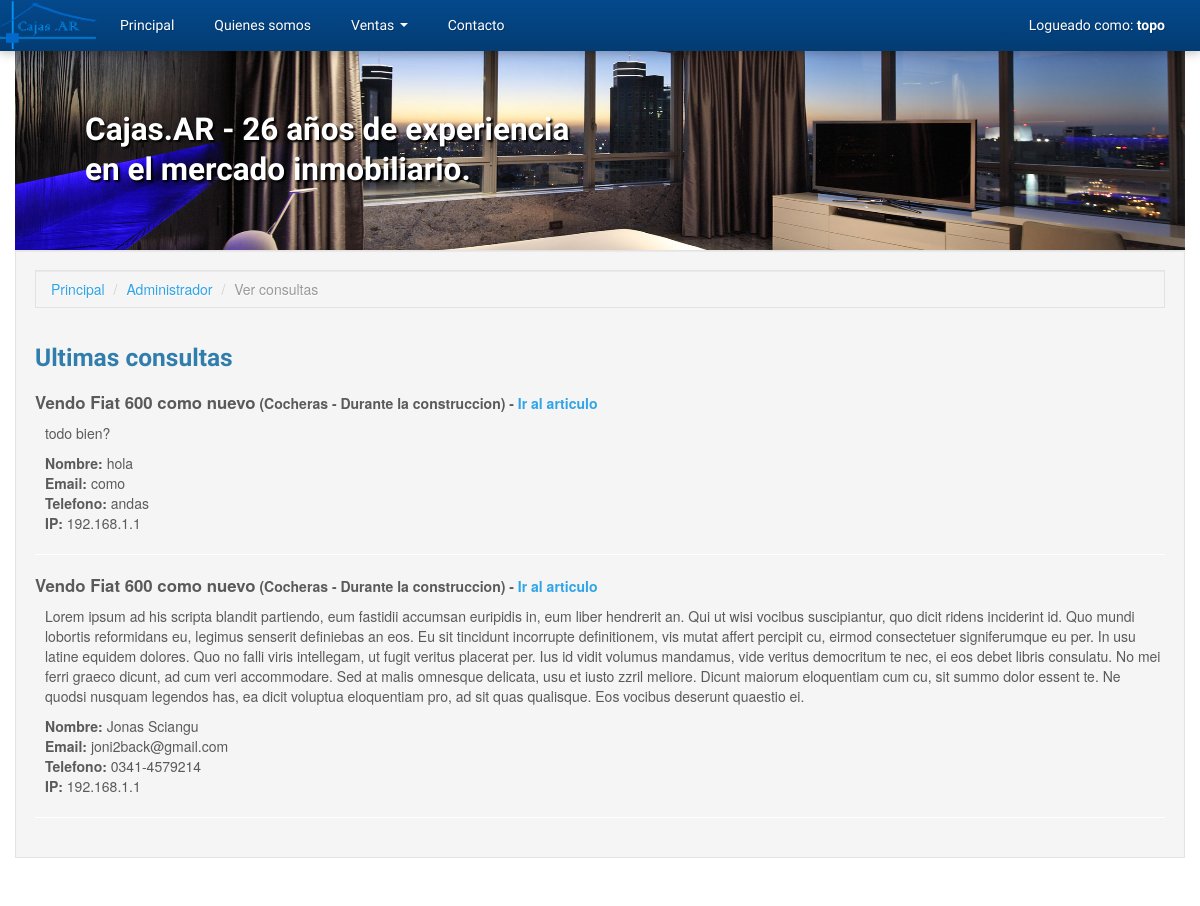
Screenshot of /index.php?page=admin-view-contacts (signed in) with the database file from the repository.
### tables this page shows
CREATE TABLE `consultas` (
  `id_consulta` int(8) NOT NULL AUTO_INCREMENT,
  `id_article` int(8) NOT NULL,
  `name` varchar(64) DEFAULT NULL,
  `email` varchar(64) NOT NULL,
  `phone` varchar(32) DEFAULT NULL,
  `message` text,
  `ip` varchar(15) DEFAULT NULL,
  PRIMARY KEY (`id_consulta`),
  KEY `id_article` (`id_article`),
  CONSTRAINT `id_article` FOREIGN KEY (`id_article`) REFERENCES `articles` (`id_article`) ON DELETE NO ACTION ON UPDATE NO ACTION
);

CREATE TABLE `articles` (
  `id_article` int(8) NOT NULL AUTO_INCREMENT,
  `id_article_category` int(2) NOT NULL,
  `id_article_type` int(2) NOT NULL,
  `id_author` int(2) NOT NULL,
  `title` varchar(128) NOT NULL,
  `description` text,
  `location` varchar(128) DEFAULT NULL,
  `address` varchar(64) DEFAULT NULL,
  `price` float DEFAULT NULL,
  PRIMARY KEY (`id_article`),
  KEY `id_article_category` (`id_article_category`),
  KEY `id_article_type` (`id_article_type`),
  KEY `id_author` (`id_author`),
  CONSTRAINT `id_article_category` FOREIGN KEY (`id_article_category`) REFERENCES `article_categories` (`id_article_category`) ON DELETE NO ACTION ON UPDATE NO ACTION,
  CONSTRAINT `id_article_type` FOREIGN KEY (`id_article_type`) REFERENCES `article_types` (`id_article_type`) ON DELETE NO ACTION ON UPDATE NO ACTION,
  CONSTRAINT `id_author` FOREIGN KEY (`id_author`) REFERENCES `users` (`id_user`) ON DELETE NO ACTION ON UPDATE NO ACTION
);

CREATE TABLE `article_categories` (
  `id_article_category` int(8) NOT NULL AUTO_INCREMENT,
  `name` varchar(32) NOT NULL,
  PRIMARY KEY (`id_article_category`)
);

CREATE TABLE `article_types` (
  `id_article_type` int(8) NOT NULL AUTO_INCREMENT,
  `name` varchar(64) NOT NULL,
  PRIMARY KEY (`id_article_type`)
);

### includes/mysqldb.php (called while the page is built, shortened)
<?php
class MySQLConnection
{
    private $_dbLink, $_queryResponse;
    public function connect($user, $pass, $host, $database)
    {
        $this->_dbLink = mysqli_connect($host, $user, $pass);
        mysqli_select_db($this->_dbLink, $database);
    }
    public function query($query)
    {
        $this->_queryResponse = mysqli_query($this->_dbLink, $query);
        return $this;
    }
    public function getResults()
    {
        $this->lastResult = array();
        if ($this->_queryResponse && !is_bool($this->_queryResponse)) {
            while ($response = mysqli_fetch_object($this->_queryResponse)) {
                $this->lastResult[] = $response;
            }
        }
        return $this->lastResult;
    }
}

### includes/autoload.php (called while the page is built, shortened)
<?php
require_once dirname(__FILE__) . '/application.php';
require_once dirname(__FILE__) . '/mysqldb.php';
require_once dirname(__FILE__) . '/inputdata.php';
$app = new Application(
    new MySQLConnection(MYSQL_USER, MYSQL_PASS, MYSQL_HOST, MYSQL_DATABASE),
    new InputData()
);

### includes/application.php (called while the page is built, shortened)
<?php
class Application
{
    protected $db;
    public $io;
    public function __construct(MySQLConnection $db, InputData $io)
    {
        $this->db = $db;
        $this->io = $io;
    }
    public function getSectionName()
    {
        $page = $this->io->getQuery('page');
        $page = str_replace('-', '_', $page);
        return $page && is_string($page) ? $page : 'index';
    }
    public function getQuestions($limit = 50)
    {
        $limit = (int) $limit;
        $queryString = ""
            . "SELECT consultas.*, "
                . "articles.title AS article_title, "
                . "article_types.name AS article_type, "
                . "article_categories.name AS article_category "
            . "FROM consultas "
                . "INNER JOIN articles ON consultas.id_article = articles.id_article "
                . "INNER JOIN article_categories ON articles.id_article_category = article_categories.id_article_category "
                . "INNER JOIN article_types ON articles.id_article_type = article_types.id_article_type "
            . "LIMIT {$limit}";
        return $this->db->query($queryString)->getResults();
    }
}

### includes/inputdata.php (called while the page is built, shortened)
<?php
class InputData
{
    private $_request, $_response, $_query, $_post, $_server, $_cookies;
    public function __construct()
    {
        $this->_query    = &$_GET;
    }
    public function getQuery($param = null, $default = null)
    {
        if ($param) {
            return isset($this->_query[$param]) ?
                $this->_query[$param] : $default;
        }
        return $this->_query;
    }
    public function getSession($param = null, $default = null)
    {
        if ($param) {
            return isset($_SESSION[$param]) ?
                $_SESSION[$param] : $default;
        }
        return $_SESSION;
    }
}

### includes/templates/content_admin_view_contacts.php (the view, shortened to what this page needs)
<div class="container">
    <div class="well">
        <ul class="breadcrumb well">
            <li><a href="index.php?page=home">Principal</a> <span class="divider">/</span></li>
            <li><a href="index.php?page=admin">Administrador</a> <span class="divider">/</span></li>
            <li class="active">Ver consultas</li>
        </ul>
        <div class="row-fluid">
            <div class="span12">
                <h3>Ultimas consultas</h3>
                <dl class="">
                    <?php foreach($app->getQuestions() as $question) { ?>
                        <dt class="mb10">
                            <big><?php echo $question->article_title; ?></big>
                            (<?php echo $question->article_category; ?> - <?php echo $question->article_type; ?>) -
                            <a href="index.php?page=item&id=<?php echo $question->id_article; ?>">Ir al articulo</a>
                        </dt>
                        <dd>
                            <p><?php echo $question->message; ?></p>
                            <ul class="unstyled">
                                <li><b>Nombre:</b> <?php echo $question->name; ?></li>
                                <li><b>Email:</b> <?php echo $question->email; ?></li>
                                <li><b>Telefono:</b> <?php echo $question->phone; ?></li>
                                <li><b>IP:</b> <?php echo $question->ip; ?></li>
                            </ul>
                        </dd>
                        <hr />
                    <?php } ?>
            </div>
        </div>
    </div>
</div>

### includes/templates/header.php (shortened to what this page needs)
<!DOCTYPE html>
<html lang="en">
  <head>
    <link href="assets/libraries/bootstrap/css/bootstrap.cerulean.css" rel="stylesheet">
    <link href="assets/libraries/bootstrap/css/bootstrap-responsive.css" rel="stylesheet">
	<link href="assets/libraries/bootstrap/css/base.css" rel="stylesheet">
	<link href="assets/css/nuestro.css" rel="stylesheet">
  </head>
  <body>

### index.php
<?php
require_once dirname(__FILE__) . '/includes/autoload.php';
$sectionFile = 'content_' . $app->getSectionName() . '.php';
$carouselType = $app->getSectionName() == 'home' ? 'carousel_dynamic.php' : 'carousel_fixed.php';
require_once TEMPLATES_DIR . DS . 'header.php';
if ($app->getSectionName() != 'index') {
    require_once TEMPLATES_DIR . DS . 'menu.php';
    require_once TEMPLATES_DIR . DS . $carouselType;
}
if (file_exists(TEMPLATES_DIR . DS . $sectionFile)) {
    require_once TEMPLATES_DIR . DS . $sectionFile;
} else {
    require_once TEMPLATES_DIR . DS . 'content_404.php';
}
require_once TEMPLATES_DIR . DS . 'footer.php';

### includes/templates/menu.php (shortened to what this page needs)
<div class="navbar-wrapper">
  <div class="container">
    <div class="navbar navbar-inverse navbar-fixed-top">
      <div class="navbar-inner">
      <div class="container">
        <a class="brand" href="index.php?page=home"><img class="logo-caja" src="assets/images/logo1.png"></a>
        <div class="nav-collapse collapse">
          <ul class="nav">
            <li class=""><a href="index.php?page=home">Principal</a></li>
            <li><a href="index.php?page=about">Quienes somos</a></li>
            <li class="dropdown">
              <a href="#" class="dropdown-toggle" data-toggle="dropdown">Ventas <b class="caret"></b></a>
            </li>
            <li><a href="index.php?page=contact">Contacto</a></li>
          </ul>
          <ul class="nav pull-right">
            <li class="">
                <a href="index.php?page=login"><?php echo $app->io->getSession('username') ? 'Logueado como: <b>' . $app->io->getSession('username') . '</b>': 'Iniciar sesion'; ?></a>
            </li>
          </ul>
        </div>
      </div>
      </div>
    </div>
  </div>
</div>

### includes/templates/carousel_fixed.php
<div class="">
    <div class="container">
        <div id="myCarousel" class="carousel slide slider-principal">
          <div class="carousel-inner reduce-altura">
            <div class="item active">
              <img src="assets/images/departamento.jpg" alt="">
              <div class="container">
                <div class="carousel-caption">
                    <h2>Cajas.AR - 26 a&ntilde;os de experiencia en el mercado inmobiliario.</h2>
                </div>
              </div>
            </div>
          </div>
        </div>
    </div>
</div>

### includes/templates/footer.php
  </body>
</html>

### assets/css/nuestro.css (style rules this page uses)
.slider-principal h2 { color:#fff; text-shadow: 2px 2px 2px rgba(0, 0, 0, 100); margin-left:50px; }
.brand { padding:0!important; }
.logo-caja { height: 51px; margin: 0; padding: 0; width:105px; }
.carousel-inner.reduce-altura { height:250px; }
.carousel-inner.reduce-altura .item img { margin-top:-100px; }
.carousel-inner.reduce-altura .carousel-caption { margin-top:110px; }
.carousel { margin-bottom:0; }
.mb10 { margin-bottom:10px; }
.input-prepend .add-on, .input-append .add-on, .btn, .modal, .dropdown-menu, .alert, .thumbnail, .well, input, select, textarea, .bootstrap-tagsinput { border-radius: 0px!important; }

### rows the page displays
consultas: id_article.title "Vendo Fiat 600 como nuevo", article_categories.name "Cocheras", article_types.name "Durante la construccion", message "todo bien?", name "hola", email "como", phone "andas", ip "192.168.1.1"
consultas: id_article.title "Vendo Fiat 600 como nuevo", article_categories.name "Cocheras", article_types.name "Durante la construccion", message "Lorem ipsum ad his scripta blandit partiendo, eum fastidii accumsan euripidis in, eum liber hendrerit an. Qui ut wisi vocibus suscipiantur, quo dicit ridens inciderint id. Quo mundi lobortis reformidans eu, legimus senserit definiebas an eos. Eu sit tincidunt incorrupte definitionem, vis mutat affert percipit cu, eirmod consectetuer signiferumque eu per. In usu latine equidem dolores. Quo no falli viris intellegam, ut fugit veritus placerat per. Ius id vidit volumus mandamus, vide veritus democritum te nec, ei eos debet libris consulatu. No mei ferri graeco dicunt, ad cum veri accommodare. Sed at malis omnesque delicata, usu et iusto zzril meliore. Dicunt maiorum eloquentiam cum cu, sit…", name "Jonas Sciangu", email "joni2back@gmail.com", phone "0341-4579214", ip "192.168.1.1"

### other values shown
$app->io->getSession('username') "topo"
